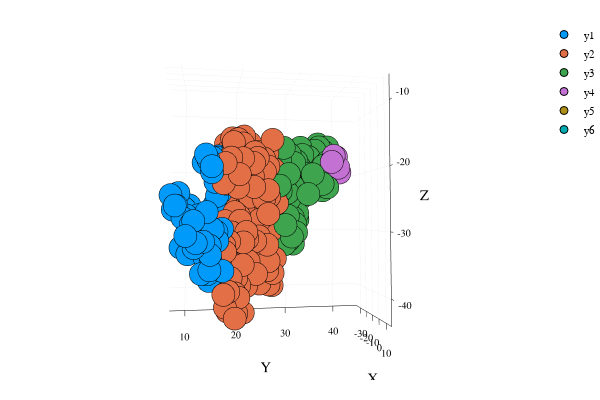

The cell this chart's notebook holds for it:
### Code cell
ploteo

### Figure 1 — Plotly figure (JSON) as saved in the notebook; plotly's stock layout.template omitted (floating-point values rounded to 4 significant figures; data arrays with more than 128 entries replaced by an {"elided": "..."} marker saying what was removed)
{"data": [{"colorbar": {"title": ""}, "hoverinfo": "text", "legendgroup": "y1", "marker": {"color": "rgba(0, 154, 250, 1.000)", "line": {"color": "rgba(0, 0, 0, 1)", "width": 1}, "size": 8, "symbol": "circle"}, "mode": "markers", "name": "y1", "showlegend": true, "text": [null, null, null, null, null, null, null, null, null, null, null, null, null, null, null, null, null, null, null, null, null, null, null, null, null, null, null, null, null, null, null, null, null, null, null, null, null, null, null, null, null, null, null, null, null, null, null, null, null, null, null, null, null, null, null, null, null, null, null, null, null, null, null, null, null, null, null, null, null, null, null, null, null, null, null, null, null, null, null, null, null, null, null, null, null, null, null, null, null, null, null, null], "type": "scatter3d", "x": [-16.11, -16.3, -14.64, -16.09, -15.69, -17.03, -15.47, -17.27, -14.51, -15.89, -8.508, -17.33, -15.16, -17.15, -16.5, -16.57, -16.4, -14.48, -13.1, -17.28, -17.4, -8.764, -14.01, -9.256, -15.07, -12.11, -13.67, -8.316, -16.44, -12.96, -14.55, -16.29, -17.03, -13.56, -17.96, -11.64, -10.02, -12.58, -8.003, -9.866, -16.78, -14.43, -12.52, -16.63, -10.81, -12.99, -8.803, -8.069, -9.931, -12.01, -9.374, -9.689, -10.09, -12.25, -8.579, -8.642, -8.128, -10.48, -9.008, -11.07, -8.401, -8.972, -10.09, -8.108, -9.822, -16.07, -10.91, -11.82, -8.843, -11.28, -14.61, -15.41, -12.15, -8.351, -13.77, -17.55, -12.39, -17.06, -13.67, -13.85, -15.16, -16.52, -15.21, -12.8, -12.15, -14.5, -15.86, -8.778, -8.072, -13.15, -17.07, -16.49], "xaxis": "x", "y": [7.559, 7.979, 8.363, 8.514, 8.631, 8.846, 8.967, 9.383, 9.767, 10.1, 10.38, 10.4, 10.41, 10.62, 10.64, 10.95, 11.05, 11.09, 11.27, 11.34, 11.59, 11.74, 11.74, 11.82, 11.84, 11.85, 12.1, 12.2, 12.44, 12.5, 12.59, 12.7, 12.74, 12.96, 13.12, 13.12, 13.14, 13.36, 13.48, 13.49, 13.51, 13.55, 13.69, 13.7, 13.79, 13.89, 13.9, 14.07, 14.22, 14.27, 14.34, 14.4, 14.5, 14.61, 14.63, 14.66, 14.71, 14.78, 14.83, 14.83, 14.95, 14.99, 15.07, 15.15, 15.36, 15.46, 15.61, 15.63, 15.83, 15.85, 15.85, 15.92, 15.92, 15.97, 16.06, 16.09, 16.1, 16.11, 16.26, 16.3, 16.35, 16.39, 16.46, 16.55, 16.63, 16.66, 16.75, 16.82, 16.91, 16.92, 16.98, 16.99], "yaxis": "y", "z": [-24.21, -26.55, -25.89, -24.53, -25.92, -24.41, -23.87, -32.66, -27.89, -26.39, -30.68, -33.05, -27.46, -29.06, -33.72, -25.86, -31.27, -30.0, -28.89, -31.84, -28.96, -28.36, -29.26, -32.59, -28.02, -31.19, -32.1, -31.8, -28.49, -31.37, -27.43, -33.18, -32.38, -30.1, -32.81, -28.99, -36.69, -31.91, -31.59, -19.1, -31.65, -30.39, -29.29, -28.48, -34.23, -28.32, -17.81, -26.95, -36.75, -35.98, -18.63, -32.09, -37.79, -29.81, -36.08, -32.25, -33.66, -34.54, -34.68, -35.93, -19.68, -20.61, -18.24, -29.64, -30.12, -25.77, -34, -22.09, -30.07, -36.25, -18.06, -19.67, -24.34, -31.49, -26.88, -26.32, -19.59, -17.75, -29.48, -23.58, -31.58, -26.14, -18.74, -23.73, -22.35, -27.63, -27.44, -29.61, -36.2, -20.04, -23.93, -18.05]}, {"colorbar": {"title": ""}, "hoverinfo": "text", "legendgroup": "y2", "marker": {"color": "rgba(227, 111, 71, 1.000)", "line": {"color": "rgba(0, 0, 0, 1)", "width": 1}, "size": 8, "symbol": "circle"}, "mode": "markers", "name": "y2", "showlegend": true, "text": {"elided": "249 null values"}, "type": "scatter3d", "x": {"elided": "249 float values"}, "xaxis": "x", "y": {"elided": "249 float values"}, "yaxis": "y", "z": {"elided": "249 float values"}}, {"colorbar": {"title": ""}, "hoverinfo": "text", "legendgroup": "y3", "marker": {"color": "rgba(62, 164, 78, 1.000)", "line": {"color": "rgba(0, 0, 0, 1)", "width": 1}, "size": 8, "symbol": "circle"}, "mode": "markers", "name": "y3", "showlegend": true, "text": [null, null, null, null, null, null, null, null, null, null, null, null, null, null, null, null, null, null, null, null, null, null, null, null, null, null, null, null, null, null, null, null, null, null, null, null, null, null, null, null, null, null, null, null, null, null, null, null, null, null, null, null, null, null, null, null, null, null, null, null, null, null, null, null, null, null, null, null, null, null, null, null, null, null, null, null, null, null, null, null, null, null, null, null, null, null, null, null, null, null, null, null, null, null, null, null, null, null, null, null, null, null, null, null, null, null], "type": "scatter3d", "x": [-16.59, -17.83, -14.03, -14.15, -9.143, -15.94, -10.06, -9.445, -17.47, -9.568, -13.18, -13.25, -15.49, -8.673, -12.1, -9.529, -8.246, -11.06, -17.78, -13.72, -17.7, -13.12, -10.21, -9.807, -10.21, -12.67, -10.95, -8.919, -9.536, -12.7, -10.32, -9.677, -10.63, -11.91, -15.38, -8.223, -11.94, -14.3, -12.67, -10.83, -13.96, -9.397, -9.995, -14.89, -10.61, -12.15, -16.77, -9.934, -12.86, -10.27, -8.487, -11.94, -10.32, -17.7, -9.975, -12.51, -13.93, -14.3, -12.87, -12.07, -11.99, -14.45, -11.72, -17.67, -10.05, -15.14, -12.06, -8.073, -16.55, -12.69, -15.34, -11.32, -16.71, -9.681, -12.01, -8.401, -14.34, -12.95, -10.52, -14.48, -12.35, -13.82, -11.69, -12.1, -17.47, -17.36, -17.97, -14.18, -11.64, -9.915, -13.93, -12.72, -12.26, -16.6, -8.617, -10.47, -9.866, -14.59, -12.55, -13.08, -8.308, -12.24, -9.769, -12.54, -10.89, -12.96], "xaxis": "x", "y": [27.05, 27.07, 27.09, 27.16, 27.29, 27.3, 27.33, 27.35, 27.39, 27.49, 27.65, 27.75, 28.01, 28.02, 28.1, 28.18, 28.3, 28.41, 28.43, 28.45, 28.63, 28.68, 28.79, 28.8, 28.86, 28.87, 28.97, 28.99, 29.0, 29.12, 29.12, 29.16, 29.26, 29.27, 29.44, 29.48, 29.55, 29.55, 29.56, 29.57, 29.68, 29.78, 29.78, 29.79, 29.82, 29.82, 30.0, 30.05, 30.08, 30.18, 30.28, 30.6, 30.63, 30.67, 30.69, 30.81, 30.85, 30.89, 31.09, 31.16, 31.38, 31.7, 31.71, 32.01, 32.11, 32.14, 32.35, 32.56, 32.78, 32.85, 32.86, 32.87, 32.94, 33.02, 33.4, 33.44, 33.53, 33.66, 33.81, 33.95, 33.99, 34.07, 34.09, 34.17, 34.21, 34.39, 34.51, 34.85, 34.85, 34.91, 35.03, 35.03, 35.06, 35.18, 35.33, 35.45, 35.6, 35.64, 35.7, 36.08, 36.19, 36.22, 36.35, 36.57, 36.95, 36.97], "yaxis": "y", "z": [-26.03, -29.61, -21.51, -24.18, -22.64, -28.55, -19.26, -18.46, -28.63, -23.53, -27.46, -28.46, -27.98, -16.48, -19.39, -32.16, -29.0, -19.5, -28.55, -23.95, -19.23, -23.16, -30.62, -23.78, -27.5, -28.89, -20.94, -20.73, -31.44, -30.11, -24.82, -21.38, -17.48, -21.55, -24.59, -30.89, -25.8, -24.68, -26.5, -18.51, -26.21, -22.71, -32.05, -27.07, -27.82, -27.82, -21.58, -18.89, -18.23, -28.8, -30.2, -18.5, -27.15, -21.05, -22.86, -28.1, -24.02, -23.0, -23.93, -19.43, -16.25, -24.46, -17.47, -20.81, -20.62, -19.8, -22.4, -23.98, -22.44, -20.25, -20.79, -17.82, -21.37, -21.07, -22.1, -20.73, -21.38, -20.93, -21.86, -22.28, -22.95, -17.07, -16.71, -18.64, -19.07, -21.17, -22.06, -15.52, -16.14, -22.57, -16.57, -20.3, -19.09, -21.1, -22.28, -23.32, -19.28, -17.18, -16.73, -20.93, -22.86, -18.16, -18.61, -16.07, -18.14, -18.48]}, {"colorbar": {"title": ""}, "hoverinfo": "text", "legendgroup": "y4", "marker": {"color": "rgba(195, 113, 210, 1.000)", "line": {"color": "rgba(0, 0, 0, 1)", "width": 1}, "size": 8, "symbol": "circle"}, "mode": "markers", "name": "y4", "showlegend": true, "text": [null, null, null, null, null], "type": "scatter3d", "x": [-8.5, -8.235, -10.85, -8.318, -9.214], "xaxis": "x", "y": [37.1, 37.44, 38.12, 38.33, 38.62], "yaxis": "y", "z": [-18.64, -17.64, -17.72, -19.59, -20.36]}, {"colorbar": {"title": ""}, "hoverinfo": "text", "legendgroup": "y5", "marker": {"color": "rgba(172, 142, 24, 1.000)", "line": {"color": "rgba(0, 0, 0, 1)", "width": 1}, "size": 8, "symbol": "circle"}, "mode": "markers", "name": "y5", "showlegend": true, "text": [null], "type": "scatter3d", "x": [0], "xaxis": "x", "y": [0], "yaxis": "y", "z": [0]}, {"colorbar": {"title": ""}, "hoverinfo": "text", "legendgroup": "y6", "marker": {"color": "rgba(0, 170, 174, 1.000)", "line": {"color": "rgba(0, 0, 0, 1)", "width": 1}, "size": 8, "symbol": "circle"}, "mode": "markers", "name": "y6", "showlegend": true, "text": [null], "type": "scatter3d", "x": [0], "xaxis": "x", "y": [0], "yaxis": "y", "z": [0]}], "layout": {"annotations": [], "height": 400, "legend": {"bgcolor": "rgba(255, 255, 255, 1.000)", "bordercolor": "rgba(0, 0, 0, 1)", "font": {"color": "rgba(0, 0, 0, 1)", "family": "sans-serif", "size": 11}, "tracegroupgap": 0, "x": 1, "y": 1}, "margin": {"b": 20, "l": 0, "r": 0, "t": 20}, "paper_bgcolor": "rgba(255, 255, 255, 1.000)", "plot_bgcolor": "rgba(255, 255, 255, 1.000)", "scene": {"aspectmode": "auto", "aspectratio": {"x": 0.5766, "y": 1.238, "z": 1.4}, "camera": {"center": {"x": 0, "y": 0, "z": 0}, "eye": {"x": 2.571, "y": -0.3755, "z": -0.1022}, "up": {"x": 0, "y": 0, "z": 1}}, "xaxis": {"anchor": "y1", "domain": [0.06165, 0.9934], "gridcolor": "rgba(0, 0, 0, 0.1)", "gridwidth": 0.5, "linecolor": "rgba(0, 0, 0, 1)", "mirror": false, "range": [-38, 17], "showgrid": true, "showline": true, "showticklabels": true, "tickangle": 0, "tickcolor": "rgb(0, 0, 0)", "tickfont": {"color": "rgba(0, 0, 0, 1)", "family": "sans-serif", "size": 11}, "tickmode": "array", "ticks": "inside", "ticktext": ["-30", "-20", "-10", "0", "10"], "tickvals": [-30, -20, -10, 0, 10], "title": "X", "titlefont": {"color": "rgba(0, 0, 0, 1)", "family": "sans-serif", "size": 15}, "type": "linear", "visible": true, "zeroline": false, "zerolinecolor": "rgba(0, 0, 0, 1)"}, "yaxis": {"anchor": "x1", "domain": [0.07581, 0.9902], "gridcolor": "rgba(0, 0, 0, 0.1)", "gridwidth": 0.5, "linecolor": "rgba(0, 0, 0, 1)", "mirror": false, "range": [7, 45], "showgrid": true, "showline": true, "showticklabels": true, "tickangle": 0, "tickcolor": "rgb(0, 0, 0)", "tickfont": {"color": "rgba(0, 0, 0, 1)", "family": "sans-serif", "size": 11}, "tickmode": "array", "ticks": "inside", "ticktext": ["10", "20", "30", "40"], "tickvals": [10, 20, 30, 40], "title": "Y", "titlefont": {"color": "rgba(0, 0, 0, 1)", "family": "sans-serif", "size": 15}, "type": "linear", "visible": true, "zeroline": false, "zerolinecolor": "rgba(0, 0, 0, 1)"}, "zaxis": {"gridcolor": "rgba(0, 0, 0, 0.1)", "gridwidth": 0.5, "linecolor": "rgba(0, 0, 0, 1)", "mirror": false, "range": [-44, -6], "showgrid": true, "showline": true, "showticklabels": true, "tickangle": 0, "tickcolor": "rgb(0, 0, 0)", "tickfont": {"color": "rgba(0, 0, 0, 1)", "family": "sans-serif", "size": 11}, "tickmode": "array", "ticks": "inside", "ticktext": ["-40", "-30", "-20", "-10"], "tickvals": [-40, -30, -20, -10], "title": "Z", "titlefont": {"color": "rgba(0, 0, 0, 1)", "family": "sans-serif", "size": 15}, "type": "linear", "visible": true, "zeroline": false, "zerolinecolor": "rgba(0, 0, 0, 1)"}}, "showlegend": true, "width": 600}}
